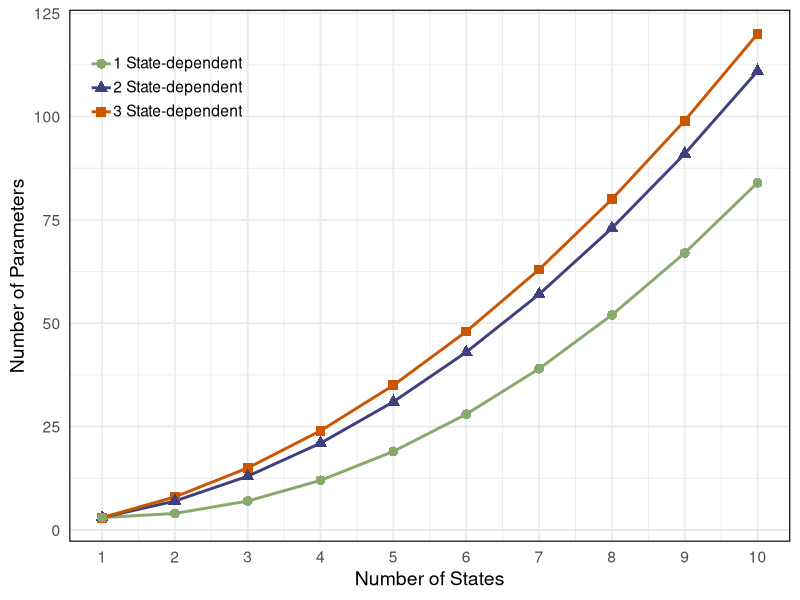

Write R code to recreate this figure.
library(ggplot2)
library(tidyr)
library(dplyr)

# Define N and compute the parameters for each case
N <- 1:10
data <- data.frame(
  N = N,
  Parameters_3 = N^2 + 2*N,
  Parameters_2 = N^2 + 2*N - (N - 1),
  Parameters_1 = N^2 + 2 - 2*(N - 1)
)

# Reshape data to long format for ggplot
long_data <- pivot_longer(data, cols = starts_with("Parameters"),
                          names_to = "Case", values_to = "Parameters")

# Relabel the cases
long_data$Case <- recode(long_data$Case,
                         Parameters_3 = "3 State-dependent",
                         Parameters_2 = "2 State-dependent",
                         Parameters_1 = "1 State-dependent")

# Define shapes
shape_map <- c("3 State-dependent" = 15,  # square
               "2 State-dependent" = 17,  # triangle
               "1 State-dependent" = 16)  # circle

# Plot
ggplot(long_data, aes(x = N, y = Parameters, color = Case, shape = Case)) +
  geom_line(size = 1) +
  geom_point(size = 3) +
  scale_color_manual(values = c("3 State-dependent" = "#CC5500",
                                "2 State-dependent" = "#404080",
                                "1 State-dependent" = "#87A96B")) +
  scale_shape_manual(values = shape_map) +
  labs(x = "Number of States", y = "Number of Parameters", color = "", shape = "") +
  scale_x_continuous(breaks = 1:10) +
  theme_minimal(base_size = 14) +
  theme(
    legend.position = c(0.02, 0.98),
    legend.justification = c("left", "top"),
    legend.background = element_rect(fill = "transparent", color = NA),
    panel.border = element_rect(color = "black", fill = NA, linewidth = 0.8),
    legend.margin = margin(t = 2, r = 4, b = 2, l = 4),
    legend.spacing.y = unit(1, "pt"),
    legend.text = element_text(margin = margin(t = -2))
  )
